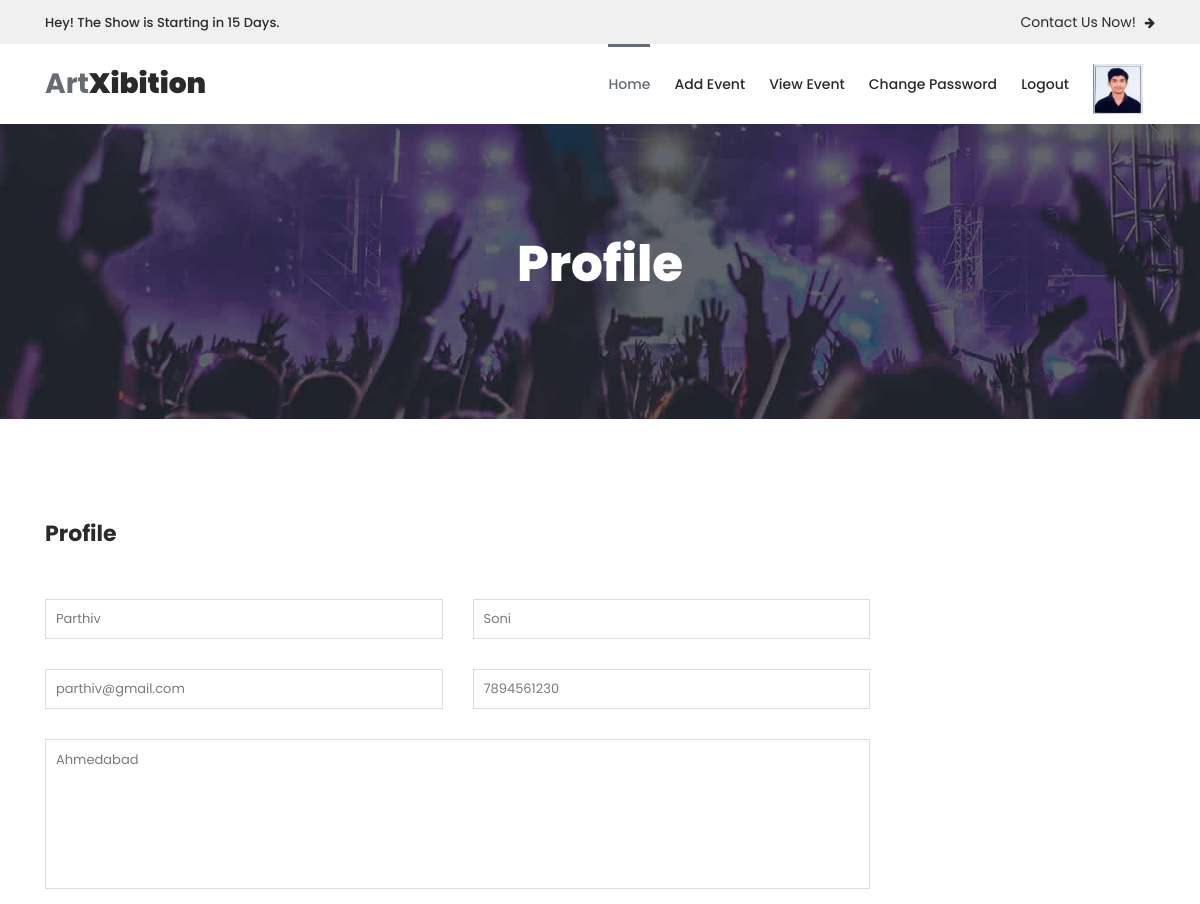
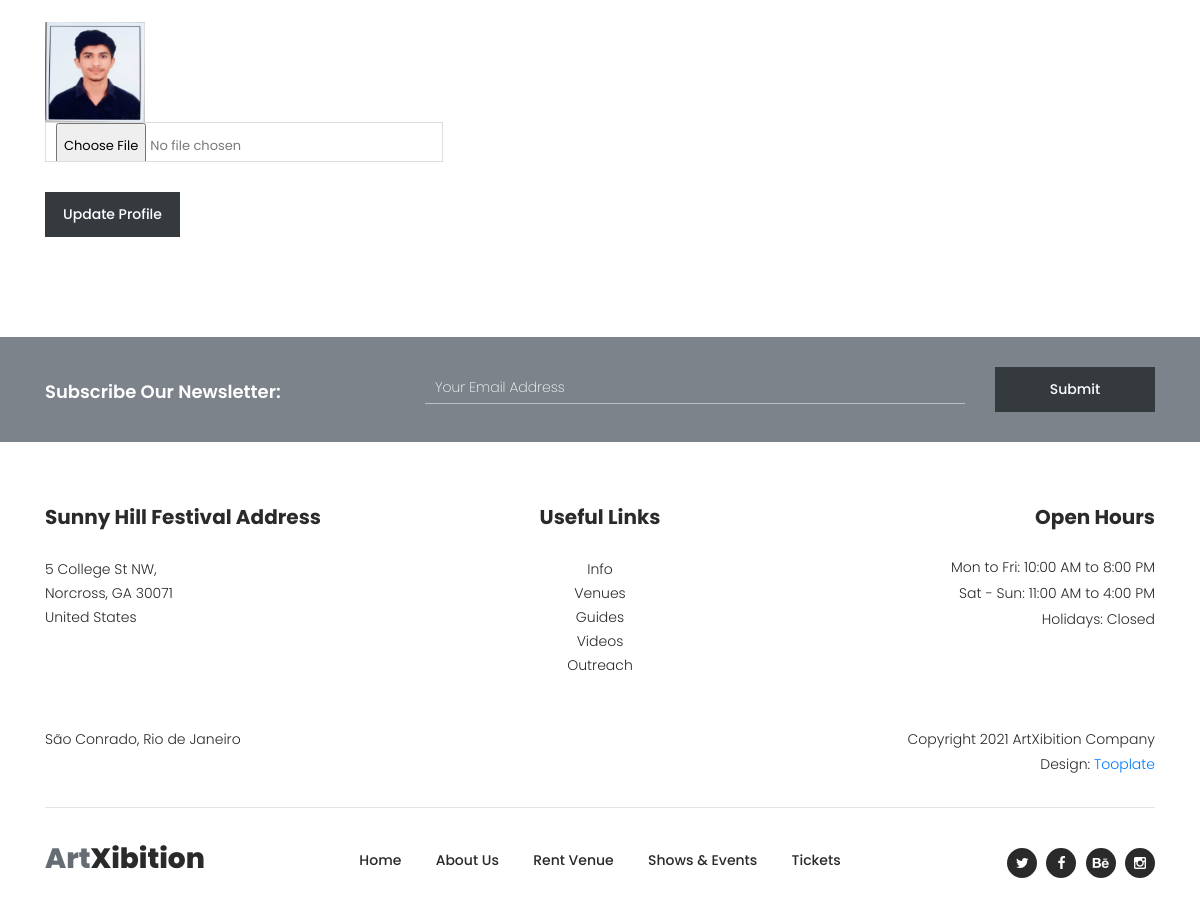
The app's page /profile/ (signed in) with its own data (2 pictures, top to bottom).
### myapp/models.py (models this page shows, shortened)
class User(models.Model):
	fname=models.CharField(max_length=100)
	lname=models.CharField(max_length=100)
	email=models.EmailField()
	mobile=models.PositiveIntegerField()
	address=models.TextField()
	password=models.CharField(max_length=100)
	profile_picture=models.ImageField(upload_to="profile_picture/",default="")
	usertype=models.CharField(max_length=100,default="user")

### myapp/views.py (the view)
# urls.py: path('profile/',views.profile,name='profile'),
def profile(request):
	user=User.objects.get(email=request.session['email'])
	if request.method=="POST":
		user.fname=request.POST['fname']
		user.lname=request.POST['lname']
		user.mobile=request.POST['mobile']
		user.address=request.POST['address']
		try:
			user.profile_picture=request.FILES['profile_picture']
		except:
			pass
		user.save()
		request.session['profile_picture']=user.profile_picture.url
		msg="Profile Updated Successfully"
		if user.usertype=="user":
			return render(request,'profile.html',{'user':user,'msg':msg})
		else:
			return render(request,'manager-profile.html',{'user':user})
	else:
		if user.usertype=="user":
			return render(request,'profile.html',{'user':user})
		else:
			return render(request,'manager-profile.html',{'user':user})

### myapp/templates/manager-profile.html (shortened to what this page needs)
{% extends 'manager-header.html' %}
{% load static %}
{% block content %}
<!DOCTYPE html>
<html lang="en">
  <head>
    </head>
    <body>
    <div class="page-heading-rent-venue">
        <div class="container">
            <div class="row">
                <div class="col-lg-12">
                    <h2>Profile</h2>
                </div>
            </div>
        </div>
    </div>
    <div class="rent-venue-application">
        <div class="container">
            <div class="row">
                <div class="col-lg-9">
                    <div class="heading-text">
                        <h4>Profile</h4>
                    </div>
                    <div class="contact-form">
                        <form id="contact" action="{% url 'profile' %}" method="post" enctype="multipart/form-data">
                          <div class="row">
                            <div class="col-md-6 col-sm-12">
                              <fieldset>
                                <input name="fname" type="text" id="name" value="{{user.fname}}">
                              </fieldset>
                            </div>
                            <div class="col-md-6 col-sm-12">
                              <fieldset>
                                <input name="lname" type="text" id="name" value="{{user.lname}}">
                              </fieldset>
                            </div>
                            <div class="col-md-6 col-sm-12">
                              <fieldset>
                                <input name="email" type="text" id="email"  value="{{user.email}}" readonly>
                              </fieldset>
                            </div>
                            <div class="col-md-6 col-sm-12">
                              <fieldset>
                                <input name="mobile" type="text" id="phone-number" value="{{user.mobile}}">
                              </fieldset>
                            </div>
                            <div class="col-lg-12">
                              <fieldset>
                                <textarea name="address" rows="6" id="about-event-hosting">{{user.address}}</textarea>
                              </fieldset>
                            </div>
                            <div class="col-lg-12">
                              <fieldset>
                                <img src="{{user.profile_picture.url}}" style="width:100px;height: 100px;">
                              </fieldset>
                            </div>
                            <div class="col-md-6 col-sm-12">
                              <fieldset>
                                <input name="profile_picture" type="file" id="phone-number">
                              </fieldset>
                            </div>
                            <div class="col-lg-12">
                              <fieldset>
                                <button type="submit" id="form-submit" class="main-dark-button">Update Profile</button>
                              </fieldset>
                            </div>
                          </div>
                        </form>
                    </div>
                </div>
            </div>
        </div>
    </div>
    <div class="subscribe">
        <div class="container">
            <div class="row">
                <div class="col-lg-4">
                    <h4>Subscribe Our Newsletter:</h4>
                </div>
                <div class="col-lg-8">
                    <form id="subscribe" action="" method="get">
                        <div class="row">
                          <div class="col-lg-9">
                            <fieldset>
                              <input name="email" type="text" id="email" pattern="[^ @]*@[^ @]*" placeholder="Your Email Address" required="">
                            </fieldset>
                          </div>
                          <div class="col-lg-3">
                            <fieldset>
                              <button type="submit" id="form-submit" class="main-dark-button">Submit</button>
                            </fieldset>
                          </div>
                        </div>
                    </form>
                </div>
            </div>
        </div>
    </div>
  </body>
</html>
{% endblock %}

### myapp/static/assets/css/tooplate-artxibition.css (style rules this page uses)
html, body, div, span, applet, object, iframe, h1, h2, h3, h4, h5, h6, p, blockquote, div pre, a, abbr, acronym, address, big, cite, code, del, dfn, em, font, img, ins, kbd, q, s, samp, small, strike, strong, sub, sup, tt, var, b, u, i, center, dl, dt, dd, ol, ul, li, figure, header, nav, section, article, aside, footer, figcaption { margin: 0; padding: 0; border: 0; outline: 0; }
* { box-sizing: border-box; }
html, body { font-family: 'Poppins', sans-serif; font-weight: 400; background-color: #fff; font-size: 16px; -ms-text-size-adjust: 100%; -webkit-font-smoothing: antialiased; -moz-osx-font-smoothing: grayscale; }
h1, h2, h3, h4, h5, h6 { margin-top: 0px; margin-bottom: 0px; }
h4 { line-height: 30px; }
html, body { background: #fff; font-family: 'Poppins', sans-serif; }
.subscribe { background-color: #7c838b; padding: 30px 0px; }
.subscribe h4 { font-size: 18px; color: #fff; font-weight: 600; margin-top: 10px; }
.subscribe form input { padding: 5px 10px; width: 100%; background-color: transparent; border-top: none; border-left: none; border-right: none; border-bottom: 1px solid rgba(250,250,250,0.5); outline: none; font-size: 14px; color: #fff; font-weight: 200; margin-top: 5px; }
.subscribe form .main-dark-button { display: inline-block; font-size: 14px; padding: 12px 18px; background-color: #343a3e; color: #fff; text-align: center; font-weight: 500; text-transform: capitalize; transition: all .3s; border: none; outline: none; width: 100%; }
.page-heading-rent-venue { background-image: url(../images/rent_venue_bg.jpg); background-size: cover; background-repeat: no-repeat; padding: 110px 0px; text-align: center; }
.page-heading-rent-venue h2 { font-size: 50px; color: #fff; font-weight: 800; margin-bottom: 15px; }
.rent-venue-application { margin: 100px 0px; }
.rent-venue-application .heading-text h4 { font-size: 22px; font-weight: 700; color: #2a2a2a; margin-bottom: 50px; }
.rent-venue-application .contact-form input, .rent-venue-application .contact-form textarea,select { color: #7a7a7a; font-size: 13px; border: 1px solid #ddd; background-color: #fff; width: 100%; height: 40px; outline: none; line-height: 40px; padding: 0px 10px; -webkit-appearance: none; -moz-appearance: none; appearance: none; margin-bottom: 30px; }
.rent-venue-application .contact-form textarea { height: 150px; resize: none; }
.rent-venue-application .contact-form ::placeholder { color: #7a7a7a; }
.rent-venue-application form .main-dark-button { display: inline-block; font-size: 14px; padding: 12px 18px; background-color: #343a3e; color: #fff; text-align: center; font-weight: 500; text-transform: capitalize; transition: all .3s; border: none; outline: none; }

### records on screen
User: fname "Parthiv", lname "Soni", email "parthiv@gmail.com", mobile "7894561230", address "Ahmedabad", profile_picture (picture)
